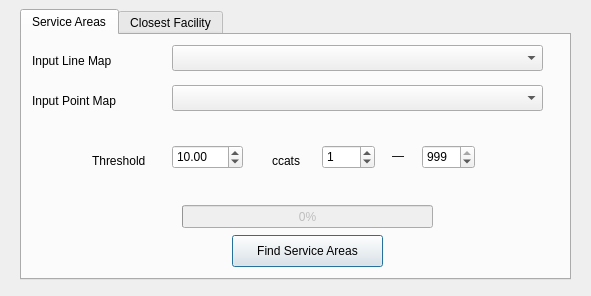
<?xml version="1.0" encoding="UTF-8"?>
<ui version="4.0">
 <class>NetworkAnalysisToolDialogBase</class>
 <widget class="QDialog" name="NetworkAnalysisToolDialogBase">
  <property name="geometry">
   <rect>
    <x>0</x>
    <y>0</y>
    <width>591</width>
    <height>296</height>
   </rect>
  </property>
  <property name="windowTitle">
   <string>NetworkAnalysisTool</string>
  </property>
  <widget class="QTabWidget" name="tabWidget">
   <property name="geometry">
    <rect>
     <x>20</x>
     <y>9</y>
     <width>551</width>
     <height>271</height>
    </rect>
   </property>
   <property name="currentIndex">
    <number>0</number>
   </property>
   <widget class="QWidget" name="tab">
    <attribute name="title">
     <string>Service Areas</string>
    </attribute>
    <widget class="QPushButton" name="run_button">
     <property name="geometry">
      <rect>
       <x>210</x>
       <y>200</y>
       <width>151</width>
       <height>32</height>
      </rect>
     </property>
     <property name="text">
      <string>Find Service Areas</string>
     </property>
    </widget>
    <widget class="QSpinBox" name="ccats_high_spinBox">
     <property name="geometry">
      <rect>
       <x>400</x>
       <y>110</y>
       <width>53</width>
       <height>24</height>
      </rect>
     </property>
     <property name="maximum">
      <number>999</number>
     </property>
     <property name="value">
      <number>999</number>
     </property>
    </widget>
    <widget class="QLabel" name="label_3">
     <property name="geometry">
      <rect>
       <x>70</x>
       <y>110</y>
       <width>71</width>
       <height>31</height>
      </rect>
     </property>
     <property name="text">
      <string>Threshold</string>
     </property>
    </widget>
    <widget class="QComboBox" name="point_comboBox">
     <property name="geometry">
      <rect>
       <x>150</x>
       <y>50</y>
       <width>371</width>
       <height>26</height>
      </rect>
     </property>
     <property name="toolTip">
      <string>&lt;html&gt;&lt;head/&gt;&lt;body&gt;&lt;p&gt;&lt;span style=&quot; font-family:'arial,sans-serif'; color:#000000;&quot;&gt;Name of input point vector map.&lt;/span&gt;&lt;/p&gt;&lt;/body&gt;&lt;/html&gt;</string>
     </property>
    </widget>
    <widget class="QLabel" name="label_4">
     <property name="geometry">
      <rect>
       <x>250</x>
       <y>110</y>
       <width>31</width>
       <height>31</height>
      </rect>
     </property>
     <property name="text">
      <string>ccats</string>
     </property>
    </widget>
    <widget class="QComboBox" name="line_comboBox">
     <property name="geometry">
      <rect>
       <x>150</x>
       <y>10</y>
       <width>371</width>
       <height>26</height>
      </rect>
     </property>
     <property name="toolTip">
      <string>&lt;html&gt;&lt;head/&gt;&lt;body&gt;&lt;p&gt;&lt;span style=&quot; font-family:'arial,sans-serif'; color:#000000;&quot;&gt;Name of input vector map.&lt;/span&gt;&lt;/p&gt;&lt;/body&gt;&lt;/html&gt;</string>
     </property>
    </widget>
    <widget class="QLabel" name="label_5">
     <property name="geometry">
      <rect>
       <x>370</x>
       <y>110</y>
       <width>21</width>
       <height>21</height>
      </rect>
     </property>
     <property name="text">
      <string>—</string>
     </property>
    </widget>
    <widget class="QProgressBar" name="progressBar">
     <property name="enabled">
      <bool>false</bool>
     </property>
     <property name="geometry">
      <rect>
       <x>160</x>
       <y>170</y>
       <width>251</width>
       <height>23</height>
      </rect>
     </property>
     <property name="value">
      <number>0</number>
     </property>
    </widget>
    <widget class="QLabel" name="label_2">
     <property name="geometry">
      <rect>
       <x>10</x>
       <y>50</y>
       <width>131</width>
       <height>31</height>
      </rect>
     </property>
     <property name="text">
      <string>Input Point Map</string>
     </property>
    </widget>
    <widget class="QSpinBox" name="ccats_low_spinBox">
     <property name="geometry">
      <rect>
       <x>300</x>
       <y>110</y>
       <width>53</width>
       <height>24</height>
      </rect>
     </property>
     <property name="maximum">
      <number>999</number>
     </property>
     <property name="value">
      <number>1</number>
     </property>
    </widget>
    <widget class="QLabel" name="label">
     <property name="geometry">
      <rect>
       <x>10</x>
       <y>10</y>
       <width>121</width>
       <height>31</height>
      </rect>
     </property>
     <property name="text">
      <string>Input Line Map</string>
     </property>
    </widget>
    <widget class="QDoubleSpinBox" name="thresh_spinBox">
     <property name="geometry">
      <rect>
       <x>150</x>
       <y>110</y>
       <width>71</width>
       <height>24</height>
      </rect>
     </property>
     <property name="toolTip">
      <string>&lt;html&gt;&lt;head/&gt;&lt;body&gt;&lt;p&gt;&lt;span style=&quot; font-family:'arial,sans-serif'; font-weight:600; color:#000000;&quot;&gt;threshold&lt;/span&gt;&lt;span style=&quot; font-family:'arial,sans-serif'; color:#000000;&quot;&gt;=&lt;/span&gt;&lt;span style=&quot; font-family:'arial,sans-serif'; font-style:italic; color:#000000;&quot;&gt;float&lt;/span&gt;&lt;/p&gt;&lt;p&gt;&lt;span style=&quot; font-family:'arial,sans-serif'; color:#000000;&quot;&gt;Threshold&lt;/span&gt;&lt;/p&gt;&lt;p&gt;&lt;span style=&quot; font-family:'arial,sans-serif'; color:#000000;&quot;&gt;Required for operation 'connect'. Connect points in given threshold. &lt;/span&gt;&lt;/p&gt;&lt;/body&gt;&lt;/html&gt;</string>
     </property>
     <property name="maximum">
      <double>99999.990000000005239</double>
     </property>
     <property name="value">
      <double>10.000000000000000</double>
     </property>
    </widget>
   </widget>
   <widget class="QWidget" name="tab_2">
    <attribute name="title">
     <string>Closest Facility</string>
    </attribute>
    <widget class="QComboBox" name="path_comboBox">
     <property name="geometry">
      <rect>
       <x>140</x>
       <y>10</y>
       <width>391</width>
       <height>26</height>
      </rect>
     </property>
     <property name="toolTip">
      <string>&lt;html&gt;&lt;head/&gt;&lt;body&gt;&lt;p&gt;&lt;span style=&quot; font-family:'arial,sans-serif'; color:#000000;&quot;&gt;Name of input vector map.&lt;/span&gt;&lt;/p&gt;&lt;/body&gt;&lt;/html&gt;</string>
     </property>
    </widget>
    <widget class="QLabel" name="label_6">
     <property name="geometry">
      <rect>
       <x>10</x>
       <y>10</y>
       <width>111</width>
       <height>31</height>
      </rect>
     </property>
     <property name="text">
      <string>PATH Vector Map</string>
     </property>
    </widget>
    <widget class="QComboBox" name="to_comboBox">
     <property name="geometry">
      <rect>
       <x>140</x>
       <y>50</y>
       <width>391</width>
       <height>26</height>
      </rect>
     </property>
     <property name="toolTip">
      <string>&lt;html&gt;&lt;head/&gt;&lt;body&gt;&lt;p&gt;&lt;span style=&quot; font-family:'arial,sans-serif'; color:#000000;&quot;&gt;Name of input vector map.&lt;/span&gt;&lt;/p&gt;&lt;/body&gt;&lt;/html&gt;</string>
     </property>
    </widget>
    <widget class="QLabel" name="label_8">
     <property name="geometry">
      <rect>
       <x>10</x>
       <y>50</y>
       <width>111</width>
       <height>31</height>
      </rect>
     </property>
     <property name="text">
      <string>TO Vector Map</string>
     </property>
    </widget>
    <widget class="QPushButton" name="run2_button">
     <property name="geometry">
      <rect>
       <x>200</x>
       <y>190</y>
       <width>151</width>
       <height>32</height>
      </rect>
     </property>
     <property name="text">
      <string>Find Closest Facility</string>
     </property>
    </widget>
    <widget class="QPushButton" name="select_button">
     <property name="geometry">
      <rect>
       <x>20</x>
       <y>100</y>
       <width>151</width>
       <height>32</height>
      </rect>
     </property>
     <property name="text">
      <string>Select Source Vertex</string>
     </property>
    </widget>
    <widget class="QPushButton" name="clear_button">
     <property name="geometry">
      <rect>
       <x>190</x>
       <y>100</y>
       <width>81</width>
       <height>32</height>
      </rect>
     </property>
     <property name="text">
      <string>Clear</string>
     </property>
    </widget>
    <widget class="QCheckBox" name="thresh_checkBox">
     <property name="geometry">
      <rect>
       <x>290</x>
       <y>100</y>
       <width>121</width>
       <height>31</height>
      </rect>
     </property>
     <property name="text">
      <string>Show Facilities 
in a Threshhold</string>
     </property>
    </widget>
    <widget class="QDoubleSpinBox" name="dist_SpinBox">
     <property name="enabled">
      <bool>false</bool>
     </property>
     <property name="geometry">
      <rect>
       <x>420</x>
       <y>100</y>
       <width>91</width>
       <height>21</height>
      </rect>
     </property>
     <property name="alignment">
      <set>Qt::AlignRight|Qt::AlignTrailing|Qt::AlignVCenter</set>
     </property>
     <property name="maximum">
      <double>999999999.000000000000000</double>
     </property>
    </widget>
    <widget class="QProgressBar" name="progressBar_2">
     <property name="enabled">
      <bool>true</bool>
     </property>
     <property name="geometry">
      <rect>
       <x>160</x>
       <y>160</y>
       <width>231</width>
       <height>20</height>
      </rect>
     </property>
     <property name="value">
      <number>0</number>
     </property>
    </widget>
    <widget class="QLabel" name="label_7">
     <property name="geometry">
      <rect>
       <x>520</x>
       <y>100</y>
       <width>21</width>
       <height>21</height>
      </rect>
     </property>
     <property name="text">
      <string>m</string>
     </property>
    </widget>
   </widget>
  </widget>
 </widget>
 <resources/>
 <connections/>
</ui>
